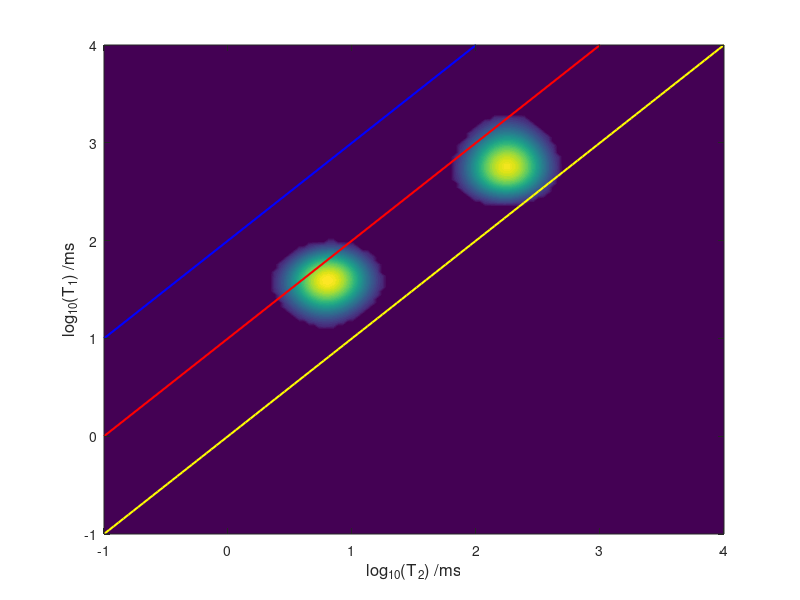

Recreate this plot in MATLAB.
clear;
clc;
%%
%Read the inverted output file
XX=load('XX.txt');
YY=load('YY.txt');
invdata=load('2D_Distribution.txt');
%Eliminate inversion errors
invdata(invdata < 0.03) = 0;
lineplotx1=XX(1,:);
lineploty1=XX(1,:);
lineplotx2=[-1,2];
lineploty2=[1,4];
lineplotx3=[-1,3];
lineploty3=[0,4];
contourf(XX,YY,invdata,100,'LineStyle','none')
% colorbar('Ticks', [0, 0.05, 0.25]);
xlabel('log_1_0(T_2) /ms','FontSize',12,'FontWeight','Normal');
ylabel('log_1_0(T_1) /ms','FontSize',12,'FontWeight','Normal');
set(gca, 'XTick',[-1 0 1 2 3 4],'YTick', [-1 0 1 2 3 4])
hold on 
plot (lineplotx1,lineploty1,'y-','LineWidth',1.5)
plot (lineplotx2,lineploty2,'b-','LineWidth',1.5)
plot (lineplotx3,lineploty3,'r-','LineWidth',1.5)
hold off
